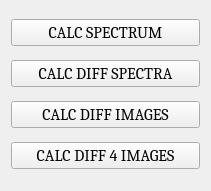
   <widget class="QWidget" name="verticalLayoutWidget_4">
    <property name="geometry">
     <rect>
      <x>230</x>
      <y>155</y>
      <width>211</width>
      <height>191</height>
     </rect>
    </property>
    <layout class="QVBoxLayout" name="verticalLayout_6">
     <item>
      <widget class="QPushButton" name="calcSingleSpectrumBtn">
       <property name="font">
        <font>
         <family>Cambria</family>
         <pointsize>12</pointsize>
        </font>
       </property>
       <property name="text">
        <string>CALC SPECTRUM</string>
       </property>
      </widget>
     </item>
     <item>
      <widget class="QPushButton" name="calcDiffSpectraBtn">
       <property name="font">
        <font>
         <family>Cambria</family>
         <pointsize>12</pointsize>
        </font>
       </property>
       <property name="text">
        <string>CALC DIFF SPECTRA</string>
       </property>
      </widget>
     </item>
     <item>
      <widget class="QPushButton" name="calcDiffImagesBtn">
       <property name="font">
        <font>
         <family>Cambria</family>
         <pointsize>12</pointsize>
        </font>
       </property>
       <property name="text">
        <string>CALC DIFF IMAGES</string>
       </property>
       <property name="checkable">
        <bool>false</bool>
       </property>
      </widget>
     </item>
     <item>
      <widget class="QPushButton" name="calcDiff4ImagesBtn">
       <property name="font">
        <font>
         <family>Cambria</family>
         <pointsize>12</pointsize>
        </font>
       </property>
       <property name="text">
        <string>CALC DIFF 4 IMAGES</string>
       </property>
       <property name="checkable">
        <bool>false</bool>
       </property>
      </widget>
     </item>
    </layout>
   </widget>
